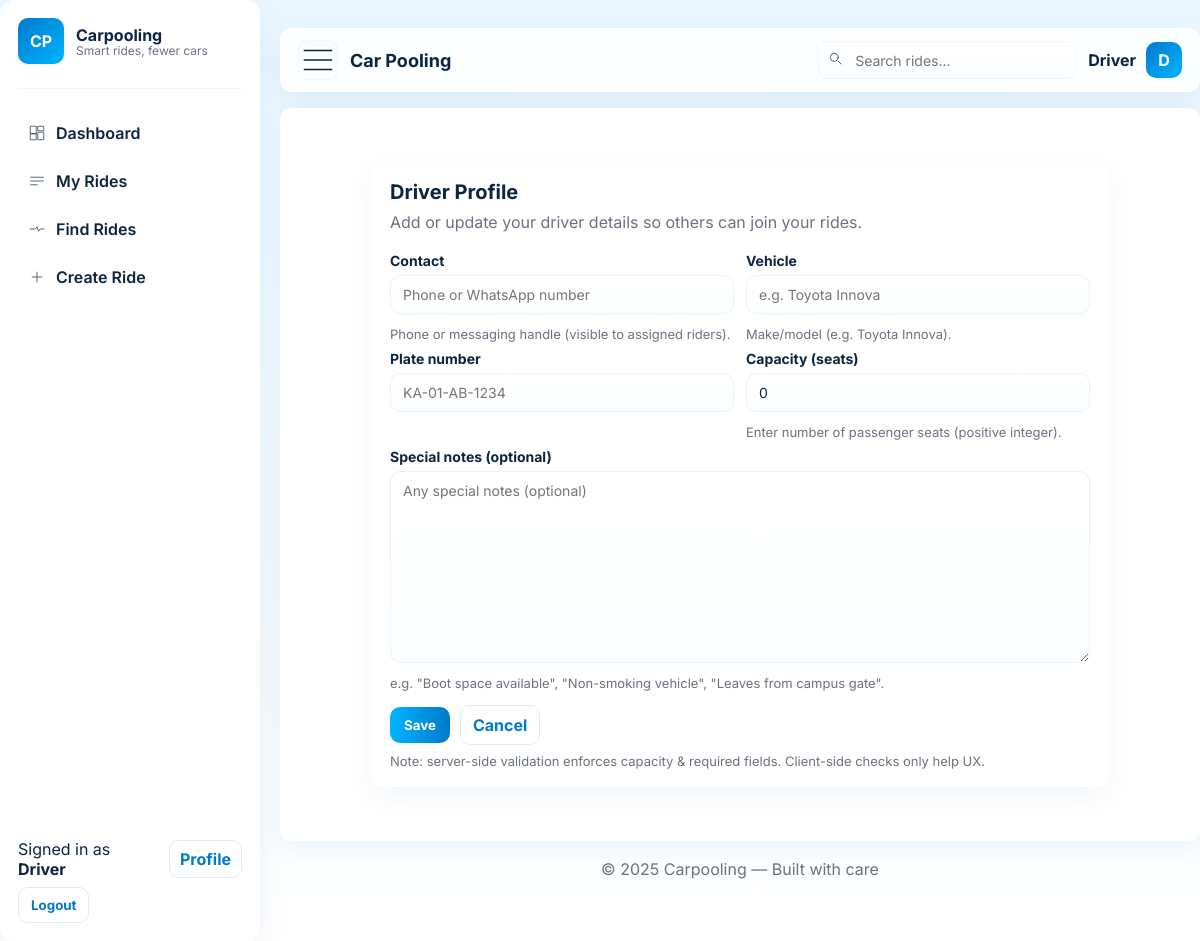
Page /driver/register/ (signed in) on the earlier database version.
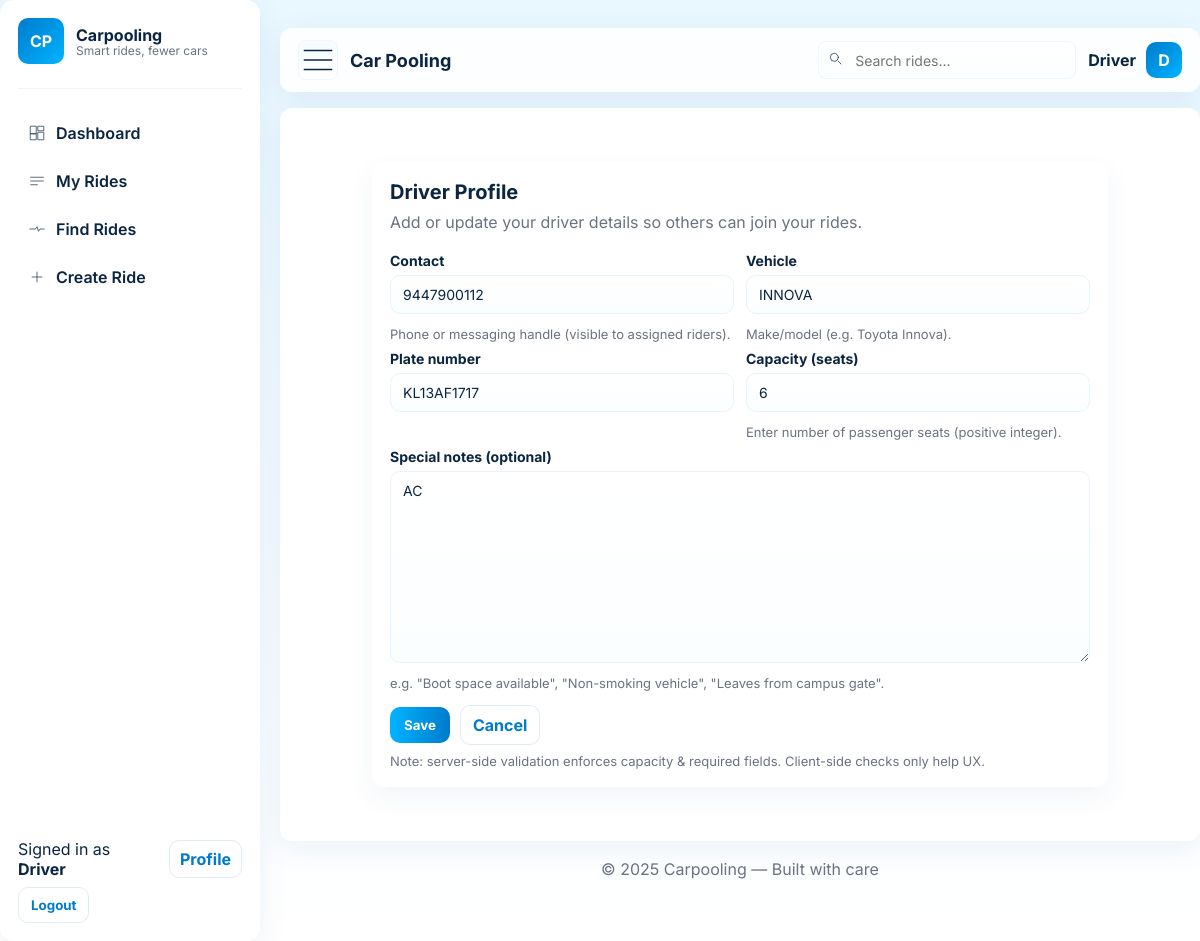
Same page on the later database version.
### rides/models.py (models this page shows, shortened)
class UserProfile(models.Model):
    ROLE_DRIVER = 'driver'
    ROLE_USER = 'user'
    ROLE_CHOICES = [(ROLE_DRIVER, 'Driver'), (ROLE_USER, 'Passenger')]
    user = models.OneToOneField(User, on_delete=models.CASCADE, related_name='userprofile')
    role = models.CharField(max_length=10, choices=ROLE_CHOICES, default=ROLE_USER)
    contact = models.CharField(max_length=30, blank=True)
    vehicle = models.CharField(max_length=80, blank=True)
    plate = models.CharField(max_length=30, blank=True)
    capacity = models.PositiveIntegerField(default=0)  # seats in vehicle
    special = models.CharField(max_length=200, blank=True)
    created_at = models.DateTimeField(auto_now_add=True)

### rides/views.py (the view)
# urls.py: path('driver/register/', views.register_driver, name='register_driver'),
@login_required
def register_driver(request):
    profile = getattr(request.user, 'userprofile', None)
    if request.method == 'POST':
        form = DriverForm(request.POST, instance=profile)
        if form.is_valid():
            prof = form.save(commit=False)
            prof.role = UserProfile.ROLE_DRIVER
            prof.save()
            messages.success(request, "You are registered as a driver.")
            return redirect('rides:dashboard')
    else:
        form = DriverForm(instance=profile)
    return render(request, 'rides/register_driver.html', {'form': form})

### rides/forms.py (shortened to what this page needs)
class DriverForm(forms.ModelForm):
    class Meta:
        model = UserProfile
        fields = ['contact', 'vehicle', 'plate', 'capacity', 'special']
        widgets = {
            'contact': forms.TextInput(attrs={'placeholder': 'Phone or WhatsApp number', 'class': 'field-input', 'type': 'tel'}),
            'vehicle': forms.TextInput(attrs={'placeholder': 'e.g. Toyota Innova', 'class': 'field-input'}),
            'plate': forms.TextInput(attrs={'placeholder': 'KA-01-AB-1234', 'class': 'field-input'}),
            'capacity': forms.NumberInput(attrs={'min': '1', 'class': 'field-input'}),
            'special': forms.Textarea(attrs={'placeholder': 'Any special notes (optional)', 'class': 'field-input'}),
        }

### rides/templates/rides/register_driver.html (shortened to what this page needs)
{% extends 'rides/base.html' %}
{% block content %}
<div class="driver-wrap">
    <div class="card" role="region" aria-labelledby="driverTitle">
        <h2 id="driverTitle" class="page-title">Driver Profile</h2>
        <div class="lead">Add or update your driver details so others can join your rides.</div>
        <form method="post" id="driverForm" novalidate>
            <div class="grid">
                <div class="field">
                    <label class="field-label" for="{{ form.contact.id_for_label }}">Contact</label>
                    {{ form.contact }}
                    <div class="helper">Phone or messaging handle (visible to assigned riders).</div>
                </div>
                <div class="field">
                    <label class="field-label" for="{{ form.vehicle.id_for_label }}">Vehicle</label>
                    {{ form.vehicle }}
                    <div class="helper">Make/model (e.g. Toyota Innova).</div>
                </div>
            </div>
            <div class="grid">
                <div class="field">
                    <label class="field-label" for="{{ form.plate.id_for_label }}">Plate number</label>
                    {{ form.plate }}
                </div>
                <div class="field">
                    <label class="field-label" for="{{ form.capacity.id_for_label }}">Capacity (seats)</label>
                    {{ form.capacity }}
                    <div id="capacityHint" class="helper">Enter number of passenger seats (positive integer).</div>
                </div>
            </div>
            <div class="field" style="margin-top:8px">
                <label class="field-label" for="{{ form.special.id_for_label }}">Special notes (optional)</label>
                {{ form.special }}
                <div class="helper">e.g. "Boot space available", "Non-smoking vehicle", "Leaves from campus gate".</div>
            </div>
            <div class="actions">
                <button id="saveDriver" class="btn" type="submit">Save</button>
                <a class="btn ghost" href="{% url 'rides:profile' %}">Cancel</a>
            </div>
            <div class="inline-note">Note: server-side validation enforces capacity & required fields. Client-side
                checks only help UX.</div>
        </form>
    </div>
</div>
{% endblock %}

Differences in the rows shown:
added UserProfile: contact "9447900112", vehicle "INNOVA", plate "KL13AF1717", capacity "6", special "AC"
Other differences:
form field capacity: "0" → (not shown)
